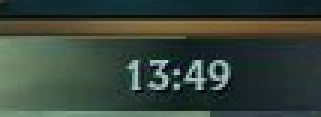
#> input picture services/analysis/tests/fixtures/vision/clock_corpus/real/clean_001_1349.png, 107 x 39 px (shown 3 times larger); its folder holds only this picture in this run
$ python -i digits.py   (imports and definitions only)
#> lines starting #> are read from the running program, lines starting #| are printed output that depends on the picture; after the words box and inside, x2 and y2 are one past the last pixel; in counts of white or black regions, pixels touching at a corner belong together
"""Classical template-matching digit OCR for League HUD clocks (H.9.1).

Uses OpenCV ``TM_CCOEFF_NORMED`` against a glyph atlas. No Tesseract / neural OCR.
"""

from __future__ import annotations

from dataclasses import dataclass

import cv2
import numpy as np
from numpy.typing import NDArray

from riftlens.domain.estimate import Estimate, combine
from riftlens.vision.ocr.atlas import GlyphAtlas, choose_atlas

GrayImage = NDArray[np.uint8]
GLYPH_MATCH_FLOOR = 0.72


@dataclass(frozen=True)
class DigitsResult:
    text: str
    confidence: float
    glyph_scores: tuple[float, ...]


# [46 lines that did not run here, left out]


def _candidate_binaries(gray: GrayImage) -> list[GrayImage]:
    """Try peak-scaled bright masks, then adaptive (synthetic) fallback."""
    out: list[GrayImage] = []
    peak = float(np.percentile(gray, 99.5))
    if peak >= 150.0:
        for scale in (0.82, 0.86, 0.78, 0.90):
            thr_val = max(150, int(round(peak * scale)))
            mask = np.asarray((gray >= thr_val).astype(np.uint8) * 255, dtype=np.uint8)
            if int(np.count_nonzero(mask)) >= 15:
                out.append(mask)
    out.append(_prepare_binary_adaptive(gray))
    return out


def _prepare_binary(gray: GrayImage) -> GrayImage:
    """Binarize ROI so glyphs are white (primary bright-peak mask)."""
    return _candidate_binaries(gray)[0]


def _prepare_binary_adaptive(gray: GrayImage) -> GrayImage:
    blurred = cv2.GaussianBlur(gray, (3, 3), 0)
    thr = cv2.adaptiveThreshold(
        blurred, 255, cv2.ADAPTIVE_THRESH_GAUSSIAN_C, cv2.THRESH_BINARY, 11, 2
    )
    if float(np.mean(thr)) > 127:
        thr = cv2.bitwise_not(thr)
    return np.asarray(thr, dtype=np.uint8)


# [180 lines left out: functions _segment_glyphs, _projection_runs, _drop_outlier_runs, _run_content_height, _merge_colon_dot_runs, _segment_by_contours and 2 more, not called in this run]

>>> import cv2
>>> picture = cv2.imread('../../../tests/fixtures/vision/clock_corpus/real/clean_001_1349.png', cv2.IMREAD_GRAYSCALE)
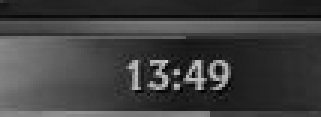
#> picture: shape (39, 107) (shown 3 times larger); min 3, max 203, mean 63.4
>>> result = _candidate_binaries(picture)
#> in _candidate_binaries, `peak = float(np.percentile(gray, 99.5))`: peak = 187.1
#> the loop in _candidate_binaries, `for scale in (0.82, 0.86, 0.78, 0.90):` made 4 passes
#> thr_val on passes 1 to 4: 153, 161, 150, 168
#> pass 1, in _candidate_binaries, `mask = np.asarray((gray >= thr_val).astype(np.uint8) * 255, dtype=np.u..`:
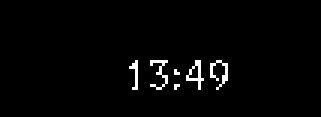
#> mask: shape (39, 107) (shown 3 times larger); 2% white in thin lines or dots, all inside (x1, y1, x2, y2) = (43, 20, 76, 30)
#> after the loop in _candidate_binaries, `for scale in (0.82, 0.86, 0.78, 0.90):`: out = 4 items
#> in _prepare_binary_adaptive, `blurred = cv2.GaussianBlur(gray, (3, 3), 0)`:
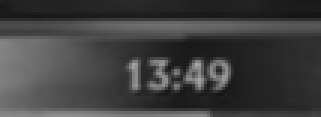
#> blurred: shape (39, 107) (shown 3 times larger); min 20, max 166, mean 63.4
#> in _prepare_binary_adaptive, `thr = cv2.adaptiveThreshold( blurred, 255, cv2.ADAPTIVE_THRESH_GAUSSIA..`:
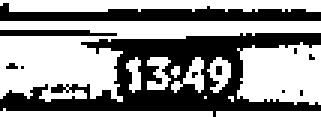
#> thr: shape (39, 107) (shown 3 times larger); 58.9% white; 11 black regions (8 under 20 px), largest, box (x1, y1, x2, y2) and area: (0, 11, 107, 39) 1234, (0, 1, 107, 7) 387, (0, 10, 39, 12) 69
#> result = 5 items

$ run again, on services/analysis/tests/fixtures/vision/clock_corpus/real/clean_002_1350.png
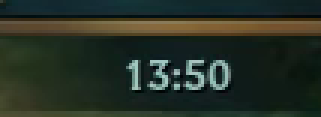
#> input picture services/analysis/tests/fixtures/vision/clock_corpus/real/clean_002_1350.png, 107 x 39 px (shown 3 times larger)
#> peak = 185.1
#> the loop in _candidate_binaries, `for scale in (0.82, 0.86, 0.78, 0.90):` made 4 passes
#> thr_val on passes 1 to 4: 152, 159, 150, 167
#> pass 1, in _candidate_binaries, `mask = np.asarray((gray >= thr_val).astype(np.uint8) * 255, dtype=np.u..`:
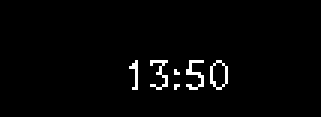
#> mask: shape (39, 107) (shown 3 times larger); 2.1% white in thin lines or dots, all inside (x1, y1, x2, y2) = (43, 20, 76, 30)
#> after the loop in _candidate_binaries, `for scale in (0.82, 0.86, 0.78, 0.90):`: out = 4 items
#> in _prepare_binary_adaptive, `thr = cv2.adaptiveThreshold( blurred, 255, cv2.ADAPTIVE_THRESH_GAUSSIA..`:
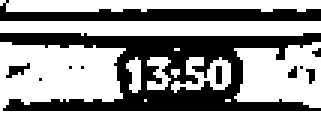
#> thr: shape (39, 107) (shown 3 times larger); 59.5% white; 11 black regions (9 under 20 px), largest, box (x1, y1, x2, y2) and area: (0, 11, 107, 37) 1240, (0, 0, 107, 7) 388
#> result = 5 items

$ run again, on services/analysis/tests/fixtures/vision/clock_corpus/real/clean_004_1351.png
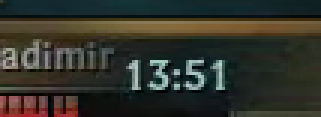
#> input picture services/analysis/tests/fixtures/vision/clock_corpus/real/clean_004_1351.png, 107 x 39 px (shown 3 times larger)
#> peak = 188
#> the loop in _candidate_binaries, `for scale in (0.82, 0.86, 0.78, 0.90):` made 4 passes
#> thr_val on passes 1 to 4: 154, 162, 150, 169
#> pass 1, in _candidate_binaries, `mask = np.asarray((gray >= thr_val).astype(np.uint8) * 255, dtype=np.u..`:
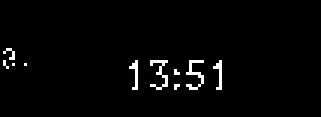
#> mask: shape (39, 107) (shown 3 times larger); 2.2% white in thin lines or dots, all inside (x1, y1, x2, y2) = (1, 16, 74, 30)
#> after the loop in _candidate_binaries, `for scale in (0.82, 0.86, 0.78, 0.90):`: out = 4 items
#> in _prepare_binary_adaptive, `thr = cv2.adaptiveThreshold( blurred, 255, cv2.ADAPTIVE_THRESH_GAUSSIA..`:
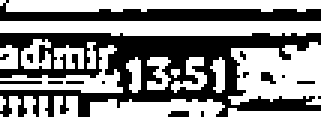
#> thr: shape (39, 107) (shown 3 times larger); 54.9% white; 16 black regions (14 under 20 px), largest, box (x1, y1, x2, y2) and area: (0, 11, 107, 39) 1415, (0, 0, 107, 7) 388
#> result = 5 items
